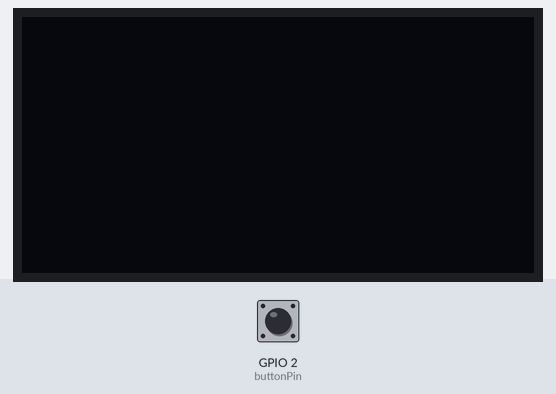
Recording of a sketch running on a simulated ESP32. Shown: 128×64 one-colour display. The test bench sets the inputs (shaded band); at power-on: GPIO 2 (buttonPin) HIGH. Nothing arrives over Bluetooth unless stated; what the sketch prints to the serial monitor is not drawn.

Above: at 1.2 s.
1.3 s: GPIO 2 (buttonPin) pulled LOW for 0.15 s
At 3.2 s:
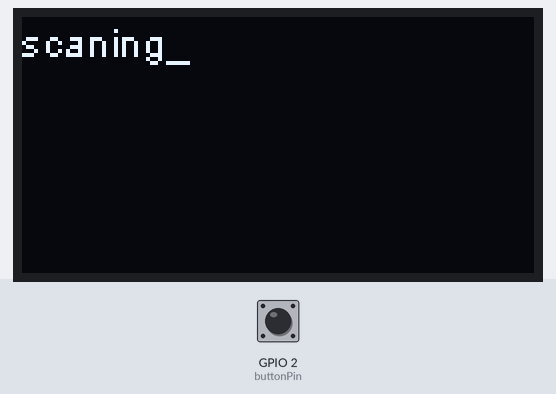
At 7.2 s:
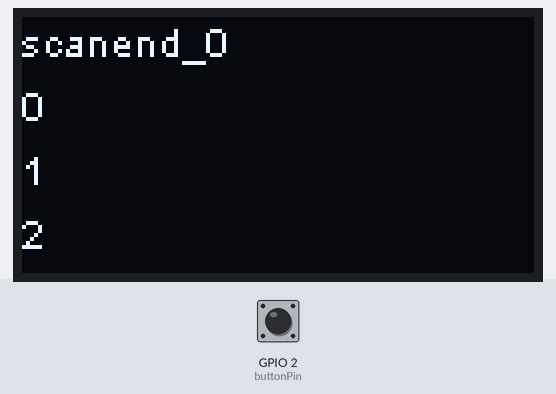
8.9 s: GPIO 2 (buttonPin) driven LOW
At 10.5 s:
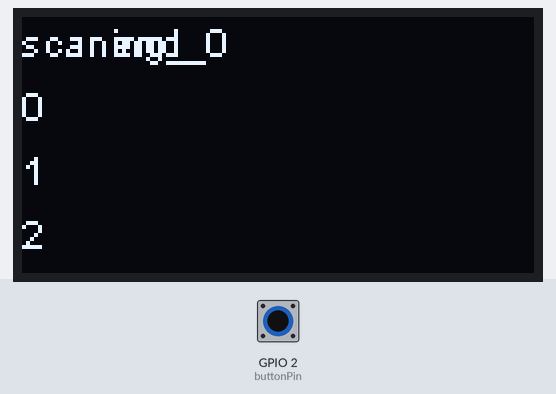
Timing chart, 0 to 11.9 s (numbered marks = the images above; inputs shaded):
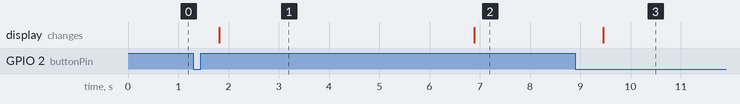

Measured:
- after the input at 1.3 s, the display: changes after 0.51 s (image 1)
- after the input at 8.9 s, the display: changes after 0.56 s (image 3)
- what the display in image 1 shows lasts 5.1 s, from 1.8 s to 6.9 s

The sketch:

test5_ble_scan_keyB_dp_list.ino
```cpp
/*
  func5.3 display scrolling list
*/

#include <BLEDevice.h>
#include <BLEUtils.h>
#include <BLEScan.h>
#include <BLEAdvertisedDevice.h>
#include <Arduino.h>
#include <Adafruit_NeoPixel.h>
#include <string.h>

#define MAX_LIST_NUM 70
#define MAX_DISPLAY_NUM 2   // can display 3 line

//add display
#include <Wire.h>               // Only needed for Arduino 1.6.5 and earlier
#include "SH1106Wire.h"        // legacy: #include "SSD1306.h"
SH1106Wire display(0x3c, 23, 22);

String device_list = "A|B|C|D|E|F|G";
String device_list_array[MAX_LIST_NUM] = {"A","B","C","D","E","F"};
String device_list_array_ble[MAX_LIST_NUM] = {};
String temp_string = "";

int status_dp_list_num = 0;

int status_array_num_current = 0;
int status_array_num_max = 6;

bool status_scan_result = false;
String status_scan_result_dp = "";
int status_scan_device_num = 0;

const int buttonPin = 2;     // the number of the pushbutton pin
bool keyB_status = false;
int buttonState = 0;
Adafruit_NeoPixel pixels(3,17, NEO_GRB + NEO_KHZ800);

int scanTime = 5; //In seconds
BLEScan* pBLEScan;

//String str1 = "ble_device:";

class MyAdvertisedDeviceCallbacks: public BLEAdvertisedDeviceCallbacks {
    void onResult(BLEAdvertisedDevice advertisedDevice) {
      Serial.printf("Advertised Device: %s \n", advertisedDevice.toString().c_str());
      //Serial.printf("Advertised Device name: %s \n",advertisedDevice.getName().c_str());
//      str1.concat(advertisedDevice.getName().c_str());

      if (status_scan_device_num < MAX_LIST_NUM){
          device_list_array_ble[status_scan_device_num] = advertisedDevice.getName().c_str();
          status_scan_device_num ++;
      }

    }
};

void led_on(){
  pixels.setPixelColor(0, pixels.Color(10, 0, 0));
  pixels.show();

  status_scan_result_dp = "";

//  Serial.println(status_scan_result_dp);
  status_scan_result_dp.concat("scaning_");
  display.drawString(0, 0, status_scan_result_dp);
  display.display();
//  Serial.println(status_scan_result_dp);

//  status_scan_result_dp = "";
//  status_scan_result_dp.concat("light on _");
//  display.clear();
//  display.drawString(0, 0, status_scan_result_dp);
//  display.display();

//  display.drawString(0, 0, "light on");
//  display.display();

  Serial.println("led_on");
}

void led_off(){
  pixels.setPixelColor(0, pixels.Color(0, 0, 0));
  pixels.show();

//  Serial.println(status_scan_result_dp);
  status_scan_result_dp.replace("ing","end");
  status_scan_result_dp.concat(status_array_num_max);
  display.drawString(0, 0, status_scan_result_dp);
  display.display();
//  Serial.println(status_scan_result_dp);

//  status_scan_result_dp.concat("light off_");
//  Serial.println(status_scan_result_dp);
//  status_scan_result_dp.setCharAt(7,'f');
//  status_scan_result_dp.replace("on ","off");
//  Serial.println(status_scan_result_dp);

//  display.clear();
//  display.drawString(0, 0, "light off");
//  display.display();

//  display.clear();
//  display.drawString(0, 0, status_scan_result_dp);
//  display.display();

  Serial.println("led_off");
}

void start_scan(){
  Serial.println("in scan");
  status_scan_device_num = 0;

  // clear devices name list

  //开始检索附件的蓝牙设备
  BLEScanResults foundDevices = pBLEScan->start(scanTime, false);
  Serial.print("Devices found: ");
  //找到蓝牙设备数目
  Serial.println(foundDevices.getCount());
  Serial.println("Scan done!");
  //清空存储的蓝牙设备信息
  pBLEScan->clearResults();   // delete results fromBLEScan buffer to release memory

  // save scan device num and set scan status true
  status_array_num_max = foundDevices.getCount();
  status_scan_result = true;

//  Serial.println(status_array_num_max);
//  Serial.print("status_scan_result ");
//  Serial.println(status_scan_result);
  Serial.println("out scan");
}

void setup() {
  Serial.begin(115200);
  Serial.println("Scanning...");

  //init display
  display.init();
  display.flipScreenVertically();
  display.setFont(ArialMT_Plain_10);

  pinMode(buttonPin, INPUT);

  BLEDevice::init("esp32-zhangkongban");
  pBLEScan = BLEDevice::getScan(); //create new scan
  pBLEScan->setAdvertisedDeviceCallbacks(new MyAdvertisedDeviceCallbacks());
  pBLEScan->setActiveScan(true); //active scan uses more power, but get results faster
  pBLEScan->setInterval(100);
  pBLEScan->setWindow(99);  // less or equal setInterval value
  Serial.println("end setup");
}

void loop() {
//  Serial.println("in loop");

  //1. get keyB for scan ble device
  buttonState = digitalRead(buttonPin);
//  Serial.println(buttonState);

  if (buttonState == LOW) {
    delay(500);
    if(keyB_status == false){

      led_on();
      keyB_status = true;

      start_scan();

      led_off();
      keyB_status = false;

    }
    else
    {
      led_off();
      keyB_status = false;
    }
  }

  //2. judge scan status for display ble devices which can be connected
  if (status_scan_result == true){

    Serial.println("display ble list");

    display.clear();
    display.drawString(0, 0, status_scan_result_dp);
    display.display();

    Serial.print("current: ");
    Serial.println(status_array_num_current);

    for (int temp=0; MAX_DISPLAY_NUM+1 > temp ; temp++){
      //to_string(status_array_num_current)+
      temp_string = String(status_array_num_current+temp)+" "+device_list_array_ble[status_array_num_current + temp];
      Serial.println(temp_string);
      display.drawString(0, 16+16*temp, temp_string);
      display.display();
    }

    delay(1000);

    status_array_num_current = status_array_num_current+1;
    if (status_array_num_current >= status_array_num_max-MAX_DISPLAY_NUM)
      status_array_num_current = 0;

  }

//  delay(1000);
//  Serial.println("out loop");
}
```
